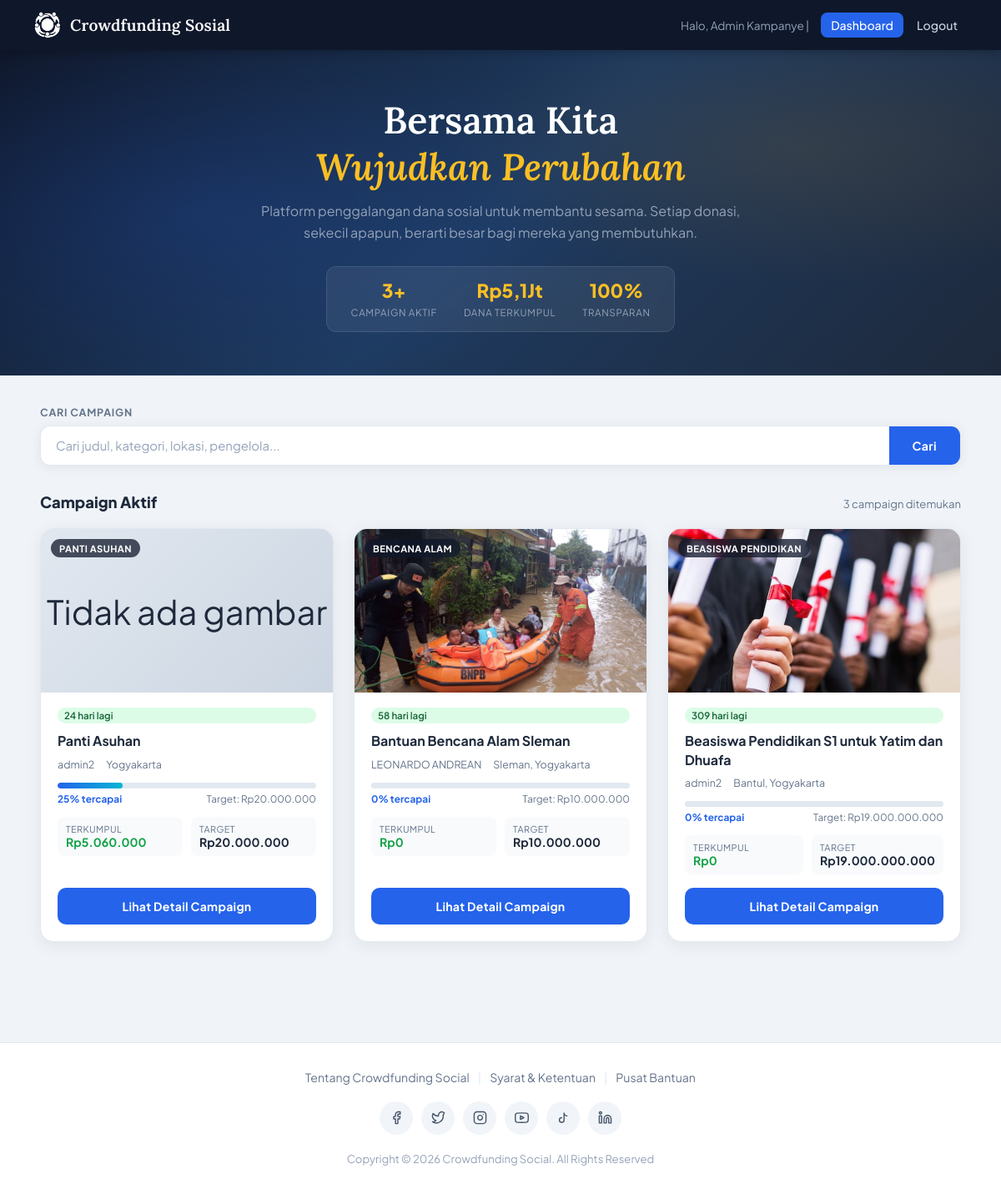
/index.php (signed in), run on the app's committed database.
### tables this page shows
CREATE TABLE `campaigns` (
  `id` int(11) NOT NULL,
  `manager_id` int(11) NOT NULL,
  `title` varchar(150) NOT NULL,
  `category` varchar(100) NOT NULL,
  `location` varchar(150) NOT NULL,
  `description` text NOT NULL,
  `target_amount` decimal(15,2) NOT NULL DEFAULT 0.00,
  `collected_amount` decimal(15,2) NOT NULL DEFAULT 0.00,
  `deadline` datetime NOT NULL,
  `image` varchar(255) NOT NULL,
  `bank_info` varchar(255) NOT NULL,
  `created_at` timestamp NOT NULL DEFAULT current_timestamp()
);

CREATE TABLE `users` (
  `id` int(11) NOT NULL,
  `name` varchar(100) NOT NULL,
  `email` varchar(100) NOT NULL,
  `phone` varchar(20) NOT NULL,
  `address` text DEFAULT NULL,
  `password` varchar(255) NOT NULL,
  `role` enum('donor','manager') NOT NULL DEFAULT 'donor',
  `created_at` timestamp NOT NULL DEFAULT current_timestamp()
);

### index.php (the view, shortened to what this page needs)
<?php
require 'config.php';
$keyword = trim($_GET['search'] ?? '');
$page = isset($_GET['page']) ? max(1, (int)$_GET['page']) : 1;
$limit = 6;
$offset = ($page - 1) * $limit;
$where = "WHERE c.deadline >= NOW()";
$params = [];
$types = "";
$countStmt = $conn->prepare("SELECT COUNT(*) AS total FROM campaigns c JOIN users u ON c.manager_id = u.id $where");
$countStmt->execute();
$totalRows = $countStmt->get_result()->fetch_assoc()['total'];
$statsStmt = $conn->query("SELECT COUNT(*) AS tc, COALESCE(SUM(collected_amount),0) AS tca FROM campaigns WHERE deadline >= NOW()");
$stats = $statsStmt->fetch_assoc();
$sql = "SELECT c.*, u.name AS manager_name
        FROM campaigns c JOIN users u ON c.manager_id = u.id
        $where
        ORDER BY c.deadline ASC, c.collected_amount ASC
        LIMIT ? OFFSET ?";
$stmt = $conn->prepare($sql);
if (!empty($params)) {
    $stmt->bind_param($types . "ii", ...[...$params, $limit, $offset]);
} else {
    $stmt->bind_param("ii", $limit, $offset);
}
$stmt->execute();
$result = $stmt->get_result();
?>
<!DOCTYPE html>
<html lang="id">
<head>
    <link rel="stylesheet" href="assets/css/index.css">
</head>
<body>
<nav class="navbar">
    <div class="navbar-brand">
        <img src="uploads/LogoKecil.png" alt="Logo">
        Crowdfunding Sosial
    </div>
    <div class="navbar-links">
        <?php if (isset($_SESSION['user_id'])): ?>
            <span class="user-greet">Halo, <?= htmlspecialchars($_SESSION['user_name']) ?> |</span>
            <?php if ($_SESSION['user_role'] === 'donor'): ?>
                <a href="donation_history.php">Riwayat</a>
                <a href="summary.php">Summary</a>
            <?php else: ?>
                <a href="manager_dashboard.php" class="btn-nav-cta">Dashboard</a>
            <?php endif; ?>
            <a href="logout.php">Logout</a>
        <?php else: ?>
            <a href="login.php">Login</a>
            <a href="register.php" class="btn-nav-cta">Daftar</a>
        <?php endif; ?>
    </div>
</nav>
<div class="hero">
    <div class="hero-inner">
        <h1>Bersama Kita<br><em>Wujudkan Perubahan</em></h1>
        <p>Platform penggalangan dana sosial untuk membantu sesama. Setiap donasi, sekecil apapun, berarti besar bagi mereka yang membutuhkan.</p>
        <div class="hero-stats">
            <div class="hero-stat">
                <span class="val"><?= $stats['tc'] ?>+</span>
                <span class="lbl">Campaign Aktif</span>
            </div>
            <div class="hero-stat">
                <span class="val">Rp<?= number_format($stats['tca'] / 1000000, 1, ',', '.') ?>Jt</span>
                <span class="lbl">Dana Terkumpul</span>
            </div>
            <div class="hero-stat">
                <span class="val">100%</span>
                <span class="lbl">Transparan</span>
            </div>
        </div>
    </div>
</div>
<div class="container">
    <div class="search-wrap">
        <div class="search-label">Cari Campaign</div>
        <form class="search-box" method="get">
            <input type="text" name="search" placeholder="Cari judul, kategori, lokasi, pengelola..." value="<?= htmlspecialchars($keyword) ?>">
            <button type="submit">Cari</button>
        </form>
    </div>
    <div class="section-head">
        <h2><?= $keyword ? 'Hasil Pencarian' : 'Campaign Aktif' ?></h2>
        <span class="count"><?= $totalRows ?> campaign ditemukan</span>
    </div>
    <div class="grid">
        <?php if ($result && $result->num_rows > 0): ?>
            <?php while ($row = $result->fetch_assoc()):
                $pct = ($row['target_amount'] > 0)
                    ? min(100, round(($row['collected_amount'] / $row['target_amount']) * 100))
                    : 0;
                $daysLeft = ceil((strtotime($row['deadline']) - time()) / 86400);
                $imgPath  = 'uploads/' . $row['image'];
                $imgExists = !empty($row['image']) && file_exists($imgPath);
            ?>
            <div class="card">
                <div class="card-img-wrap">
                    <?php if ($imgExists): ?>
                        <img src="<?= htmlspecialchars($imgPath) ?>" alt="<?= htmlspecialchars($row['title']) ?>">
                    <?php else: ?>
                        <div class="no-img">Tidak ada gambar</div>
                    <?php endif; ?>
                    <span class="card-category-badge"><?= htmlspecialchars($row['category']) ?></span>
                </div>
                <div class="card-body">
                    <span class="deadline-badge <?= $daysLeft <= 14 ? 'soon' : 'normal' ?>">
                        <?= $daysLeft > 0 ? $daysLeft . ' hari lagi' : 'Berakhir hari ini' ?>
                    </span>
                    <h3><?= htmlspecialchars($row['title']) ?></h3>
                    <div class="card-meta">
                        <span><?= htmlspecialchars($row['manager_name']) ?></span>
                        <span><?= htmlspecialchars($row['location'] ?? '-') ?></span>
                    </div>
                    <div class="progress-wrap">
                        <div class="progress-bg">
                            <div class="progress-fill" style="width: <?= $pct ?>%"></div>
                        </div>
                        <div class="progress-row">
                            <span class="pct"><?= $pct ?>% tercapai</span>
                            <span class="target">Target: Rp<?= number_format($row['target_amount'], 0, ',', '.') ?></span>
                        </div>
                    </div>
                    <div class="card-amounts">
                        <div class="amount-box collected">
                            <div class="alabel">Terkumpul</div>
                            <div class="aval">Rp<?= number_format($row['collected_amount'], 0, ',', '.') ?></div>
                        </div>
                        <div class="amount-box">
                            <div class="alabel">Target</div>
                            <div class="aval">Rp<?= number_format($row['target_amount'], 0, ',', '.') ?></div>
                        </div>
                    </div>
                    <a class="btn-detail" href="detail.php?id=<?= $row['id'] ?>">Lihat Detail Campaign</a>
                </div>
            </div>
            <?php endwhile; ?>
        <?php else: ?>
            <div class="empty-state">
                <p>Tidak ada campaign yang ditemukan<?= $keyword ? ' untuk "' . htmlspecialchars($keyword) . '"' : '' ?>.</p>
            </div>
        <?php endif; ?>
    </div>
</div>
<footer class="site-footer">
    <div class="footer-inner">
        <div class="footer-links">
            <a href="#">Tentang Crowdfunding Social</a>
            <span class="footer-sep">|</span>
            <a href="#">Syarat &amp; Ketentuan</a>
            <span class="footer-sep">|</span>
            <a href="#">Pusat Bantuan</a>
        </div>
        <div class="footer-socials">
            <a href="https://www.instagram.com/crowdfunding_sociall/" target="_blank" rel="noopener" aria-label="Facebook">
                <svg viewBox="0 0 24 24" fill="none" stroke="currentColor" stroke-width="2" stroke-linecap="round" stroke-linejoin="round"><path d="M18 2h-3a5 5 0 0 0-5 5v3H7v4h3v8h4v-8h3l1-4h-4V7a1 1 0 0 1 1-1h3z"/></svg>
            </a>
            <a href="https://www.instagram.com/crowdfunding_sociall/" target="_blank" rel="noopener" aria-label="Twitter/X">
                <svg viewBox="0 0 24 24" fill="none" stroke="currentColor" stroke-width="2" stroke-linecap="round" stroke-linejoin="round"><path d="M22 4s-.7 2.1-2 3.4c1.6 10-9.4 17.3-18 11.6 2.2.1 4.4-.6 6-2C3 15.5.5 9.6 3 5c2.2 2.7 5.4 4.4 9 4.4C11.5 4.7 17-1 22 4z"/></svg>
            </a>
            <a href="https://www.instagram.com/crowdfunding_sociall/" target="_blank" rel="noopener" aria-label="Instagram">
                <svg viewBox="0 0 24 24" fill="none" stroke="currentColor" stroke-width="2" stroke-linecap="round" stroke-linejoin="round"><rect x="2" y="2" width="20" height="20" rx="5" ry="5"/><path d="M16 11.37A4 4 0 1 1 12.63 8 4 4 0 0 1 16 11.37z"/><line x1="17.5" y1="6.5" x2="17.51" y2="6.5"/></svg>
            </a>
            <a href="https://www.instagram.com/crowdfunding_sociall/" target="_blank" rel="noopener" aria-label="YouTube">
            </a>
            <a href="https://www.instagram.com/crowdfunding_sociall/" target="_blank" rel="noopener" aria-label="TikTok">
                <svg viewBox="0 0 24 24" fill="none" stroke="currentColor" stroke-width="2" stroke-linecap="round" stroke-linejoin="round"><path d="M9 12a4 4 0 1 0 4 4V4a5 5 0 0 0 5 5"/></svg>
            </a>
            <a href="https://www.instagram.com/crowdfunding_sociall/" target="_blank" rel="noopener" aria-label="LinkedIn">
                <svg viewBox="0 0 24 24" fill="none" stroke="currentColor" stroke-width="2" stroke-linecap="round" stroke-linejoin="round"><path d="M16 8a6 6 0 0 1 6 6v7h-4v-7a2 2 0 0 0-2-2 2 2 0 0 0-2 2v7h-4v-7a6 6 0 0 1 6-6z"/><rect x="2" y="9" width="4" height="12"/><circle cx="4" cy="4" r="2"/></svg>
            </a>
        </div>
        <div class="footer-copy">Copyright &copy; 2026 Crowdfunding Social. All Rights Reserved</div>
    </div>
</footer>
</body>
</html>

### data on the page
campaigns: shows "Tidak ada gambar", category "PANTI ASUHAN", deadline "24", title "Panti Asuhan", manager.name "admin2", location "Yogyakarta", pct "25", target_amount "20.000.000", collected_amount "5.060.000"
campaigns: image (picture), category "BENCANA ALAM", deadline "58", title "Bantuan Bencana Alam Sleman", manager.name "LEONARDO ANDREAN", location "Sleman, Yogyakarta", pct "0", target_amount "10.000.000", collected_amount "0"
campaigns: image (picture), category "BEASISWA PENDIDIKAN", deadline "309", title "Beasiswa Pendidikan S1 untuk Yatim dan Dhuafa", manager.name "admin2", location "Bantul, Yogyakarta", pct "0", target_amount "19.000.000.000", collected_amount "0"

### other printed values
$_SESSION['user_name'] "Admin Kampanye"
$stats['tc'] "3"
$stats['tca'] / 1000000 "5,1"
$totalRows "3"
